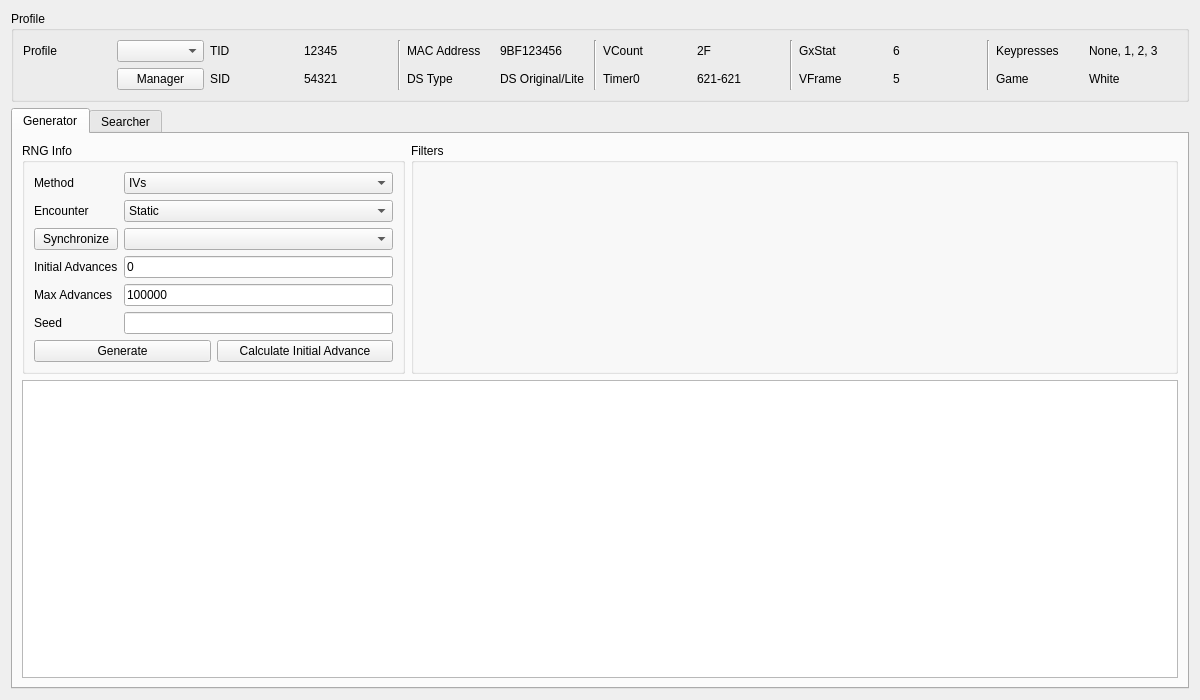
<?xml version="1.0" encoding="UTF-8"?>
<ui version="4.0">
 <class>Static5</class>
 <widget class="QWidget" name="Static5">
  <property name="geometry">
   <rect>
    <x>0</x>
    <y>0</y>
    <width>1200</width>
    <height>700</height>
   </rect>
  </property>
  <property name="windowTitle">
   <string>Gen 5 Static</string>
  </property>
  <layout class="QGridLayout" name="gridLayout_7">
   <item row="0" column="0">
    <widget class="QGroupBox" name="groupBoxProfile">
     <property name="title">
      <string>Profile</string>
     </property>
     <layout class="QGridLayout" name="gridLayout_5">
      <item row="0" column="0">
       <widget class="QLabel" name="labelProfile">
        <property name="text">
         <string>Profile</string>
        </property>
       </widget>
      </item>
      <item row="0" column="1">
       <widget class="QComboBox" name="comboBoxProfiles"/>
      </item>
      <item row="0" column="2">
       <widget class="QLabel" name="labelProfileTID">
        <property name="text">
         <string>TID</string>
        </property>
       </widget>
      </item>
      <item row="0" column="3">
       <widget class="QLabel" name="labelProfileTIDValue">
        <property name="text">
         <string notr="true">12345</string>
        </property>
       </widget>
      </item>
      <item row="0" column="4" rowspan="2">
       <widget class="Line" name="line_4">
        <property name="orientation">
         <enum>Qt::Vertical</enum>
        </property>
       </widget>
      </item>
      <item row="0" column="5">
       <widget class="QLabel" name="labelProfileMACAddress">
        <property name="text">
         <string>MAC Address</string>
        </property>
       </widget>
      </item>
      <item row="0" column="6">
       <widget class="QLabel" name="labelProfileMACAddressValue">
        <property name="text">
         <string notr="true">9BF123456</string>
        </property>
       </widget>
      </item>
      <item row="0" column="7" rowspan="2">
       <widget class="Line" name="line_3">
        <property name="orientation">
         <enum>Qt::Vertical</enum>
        </property>
       </widget>
      </item>
      <item row="0" column="8">
       <widget class="QLabel" name="labelProfileVCount">
        <property name="text">
         <string>VCount</string>
        </property>
       </widget>
      </item>
      <item row="0" column="9">
       <widget class="QLabel" name="labelProfileVCountValue">
        <property name="text">
         <string notr="true">2F</string>
        </property>
       </widget>
      </item>
      <item row="0" column="10" rowspan="2">
       <widget class="Line" name="line_2">
        <property name="orientation">
         <enum>Qt::Vertical</enum>
        </property>
       </widget>
      </item>
      <item row="0" column="11">
       <widget class="QLabel" name="labelProfileGxStat">
        <property name="text">
         <string>GxStat</string>
        </property>
       </widget>
      </item>
      <item row="0" column="12">
       <widget class="QLabel" name="labelProfileGxStatValue">
        <property name="text">
         <string notr="true">6</string>
        </property>
       </widget>
      </item>
      <item row="0" column="13" rowspan="2">
       <widget class="Line" name="line">
        <property name="orientation">
         <enum>Qt::Vertical</enum>
        </property>
       </widget>
      </item>
      <item row="0" column="14">
       <widget class="QLabel" name="labelProfileKeypresses">
        <property name="text">
         <string>Keypresses</string>
        </property>
       </widget>
      </item>
      <item row="0" column="15">
       <widget class="QLabel" name="labelProfileKeypressesValue">
        <property name="text">
         <string>None, 1, 2, 3</string>
        </property>
       </widget>
      </item>
      <item row="1" column="1">
       <widget class="QPushButton" name="pushButtonProfileManager">
        <property name="text">
         <string>Manager</string>
        </property>
       </widget>
      </item>
      <item row="1" column="2">
       <widget class="QLabel" name="labelProfileSID">
        <property name="text">
         <string>SID</string>
        </property>
       </widget>
      </item>
      <item row="1" column="3">
       <widget class="QLabel" name="labelProfileSIDValue">
        <property name="text">
         <string notr="true">54321</string>
        </property>
       </widget>
      </item>
      <item row="1" column="5">
       <widget class="QLabel" name="labelProfileDSType">
        <property name="text">
         <string>DS Type</string>
        </property>
       </widget>
      </item>
      <item row="1" column="6">
       <widget class="QLabel" name="labelProfileDSTypeValue">
        <property name="text">
         <string>DS Original/Lite</string>
        </property>
       </widget>
      </item>
      <item row="1" column="8">
       <widget class="QLabel" name="labelProfileTimer0">
        <property name="text">
         <string>Timer0</string>
        </property>
       </widget>
      </item>
      <item row="1" column="9">
       <widget class="QLabel" name="labelProfileTimer0Value">
        <property name="text">
         <string notr="true">621-621</string>
        </property>
       </widget>
      </item>
      <item row="1" column="11">
       <widget class="QLabel" name="labelProfileVFrame">
        <property name="text">
         <string>VFrame</string>
        </property>
       </widget>
      </item>
      <item row="1" column="12">
       <widget class="QLabel" name="labelProfileVFrameValue">
        <property name="text">
         <string notr="true">5</string>
        </property>
       </widget>
      </item>
      <item row="1" column="14">
       <widget class="QLabel" name="labelProfileGame">
        <property name="text">
         <string>Game</string>
        </property>
       </widget>
      </item>
      <item row="1" column="15">
       <widget class="QLabel" name="labelProfileGameValue">
        <property name="text">
         <string>White</string>
        </property>
       </widget>
      </item>
     </layout>
    </widget>
   </item>
   <item row="1" column="0">
    <widget class="QTabWidget" name="tabRNGSelector">
     <widget class="QWidget" name="tabStatic">
      <attribute name="title">
       <string>Generator</string>
      </attribute>
      <layout class="QGridLayout" name="gridLayout_8">
       <item row="0" column="0">
        <widget class="QGroupBox" name="groupBoxGeneratorRNGInfo">
         <property name="sizePolicy">
          <sizepolicy hsizetype="Preferred" vsizetype="Preferred">
           <horstretch>1</horstretch>
           <verstretch>0</verstretch>
          </sizepolicy>
         </property>
         <property name="title">
          <string>RNG Info</string>
         </property>
         <layout class="QGridLayout" name="gridLayout_6">
          <item row="2" column="0">
           <widget class="QPushButton" name="pushButtonGeneratorLead">
            <property name="text">
             <string>Synchronize</string>
            </property>
           </widget>
          </item>
          <item row="4" column="0">
           <widget class="QLabel" name="labelGeneratorMaxAdvances">
            <property name="text">
             <string>Max Advances</string>
            </property>
           </widget>
          </item>
          <item row="5" column="1">
           <widget class="TextBox" name="textBoxGeneratorSeed"/>
          </item>
          <item row="1" column="0">
           <widget class="QLabel" name="labelGeneratorEncounter">
            <property name="text">
             <string>Encounter</string>
            </property>
           </widget>
          </item>
          <item row="1" column="1">
           <widget class="ComboBox" name="comboBoxGeneratorEncounter">
            <item>
             <property name="text">
              <string>Static</string>
             </property>
            </item>
            <item>
             <property name="text">
              <string>Roamer</string>
             </property>
            </item>
           </widget>
          </item>
          <item row="5" column="0">
           <widget class="QLabel" name="labelGeneratorSeed">
            <property name="text">
             <string>Seed</string>
            </property>
           </widget>
          </item>
          <item row="2" column="1">
           <widget class="QComboBox" name="comboBoxGeneratorLead"/>
          </item>
          <item row="3" column="0">
           <widget class="QLabel" name="labelGeneratorInitialAdvances">
            <property name="text">
             <string>Initial Advances</string>
            </property>
           </widget>
          </item>
          <item row="3" column="1">
           <widget class="TextBox" name="textBoxGeneratorInitialAdvances">
            <property name="text">
             <string notr="true">0</string>
            </property>
           </widget>
          </item>
          <item row="4" column="1">
           <widget class="TextBox" name="textBoxGeneratorMaxAdvances">
            <property name="text">
             <string notr="true">100000</string>
            </property>
           </widget>
          </item>
          <item row="0" column="0">
           <widget class="QLabel" name="labelGeneratorMethod">
            <property name="text">
             <string>Method</string>
            </property>
           </widget>
          </item>
          <item row="0" column="1">
           <widget class="ComboBox" name="comboBoxGeneratorMethod">
            <item>
             <property name="text">
              <string>IVs</string>
             </property>
            </item>
            <item>
             <property name="text">
              <string>IVs C-Gear</string>
             </property>
            </item>
            <item>
             <property name="text">
              <string>PIDRNG</string>
             </property>
            </item>
           </widget>
          </item>
          <item row="6" column="0" colspan="2">
           <layout class="QHBoxLayout" name="horizontalLayout_2">
            <item>
             <widget class="QPushButton" name="pushButtonGenerate">
              <property name="enabled">
               <bool>true</bool>
              </property>
              <property name="text">
               <string>Generate</string>
              </property>
              <property name="checkable">
               <bool>false</bool>
              </property>
              <property name="autoDefault">
               <bool>false</bool>
              </property>
             </widget>
            </item>
            <item>
             <widget class="QPushButton" name="pushButtonCalculateInitialAdvances">
              <property name="text">
               <string>Calculate Initial Advance</string>
              </property>
             </widget>
            </item>
           </layout>
          </item>
         </layout>
        </widget>
       </item>
       <item row="0" column="1">
        <widget class="QGroupBox" name="groupBoxGeneratorFilters">
         <property name="sizePolicy">
          <sizepolicy hsizetype="Preferred" vsizetype="Preferred">
           <horstretch>2</horstretch>
           <verstretch>0</verstretch>
          </sizepolicy>
         </property>
         <property name="title">
          <string>Filters</string>
         </property>
         <layout class="QGridLayout" name="gridLayout">
          <item row="0" column="0" rowspan="2">
           <widget class="Filter" name="filterGenerator" native="true"/>
          </item>
         </layout>
        </widget>
       </item>
       <item row="1" column="0" colspan="2">
        <widget class="TableView" name="tableViewGenerator">
         <property name="contextMenuPolicy">
          <enum>Qt::CustomContextMenu</enum>
         </property>
         <attribute name="verticalHeaderVisible">
          <bool>false</bool>
         </attribute>
        </widget>
       </item>
      </layout>
     </widget>
     <widget class="QWidget" name="tabSpreadSearcher">
      <attribute name="title">
       <string>Searcher</string>
      </attribute>
      <layout class="QGridLayout" name="gridLayout_9">
       <item row="0" column="1">
        <widget class="QGroupBox" name="groupBoxSearcherFilters">
         <property name="sizePolicy">
          <sizepolicy hsizetype="Preferred" vsizetype="Preferred">
           <horstretch>2</horstretch>
           <verstretch>0</verstretch>
          </sizepolicy>
         </property>
         <property name="title">
          <string>Filters</string>
         </property>
         <layout class="QGridLayout" name="gridLayout_4">
          <item row="0" column="0" rowspan="2">
           <widget class="Filter" name="filterSearcher" native="true"/>
          </item>
         </layout>
        </widget>
       </item>
       <item row="2" column="0" colspan="2">
        <widget class="TableView" name="tableViewSearcher">
         <property name="contextMenuPolicy">
          <enum>Qt::CustomContextMenu</enum>
         </property>
         <property name="sortingEnabled">
          <bool>true</bool>
         </property>
         <attribute name="verticalHeaderVisible">
          <bool>false</bool>
         </attribute>
        </widget>
       </item>
       <item row="1" column="0" colspan="2">
        <widget class="QProgressBar" name="progressBar">
         <property name="value">
          <number>0</number>
         </property>
        </widget>
       </item>
       <item row="0" column="0">
        <widget class="QGroupBox" name="groupBoxSearcherRNGInfo">
         <property name="sizePolicy">
          <sizepolicy hsizetype="Preferred" vsizetype="Preferred">
           <horstretch>1</horstretch>
           <verstretch>0</verstretch>
          </sizepolicy>
         </property>
         <property name="title">
          <string>RNG Info</string>
         </property>
         <layout class="QGridLayout" name="gridLayout_2">
          <item row="2" column="1">
           <widget class="QLabel" name="labelSearcherLead">
            <property name="text">
             <string>Lead</string>
            </property>
           </widget>
          </item>
          <item row="3" column="1">
           <widget class="QLabel" name="labelSearcherStartDate">
            <property name="text">
             <string>Start Date</string>
            </property>
           </widget>
          </item>
          <item row="0" column="1">
           <widget class="QLabel" name="labelSearcherMethod">
            <property name="text">
             <string>Method</string>
            </property>
           </widget>
          </item>
          <item row="6" column="1" colspan="5">
           <layout class="QHBoxLayout" name="horizontalLayout">
            <item>
             <widget class="QPushButton" name="pushButtonSearch">
              <property name="enabled">
               <bool>true</bool>
              </property>
              <property name="text">
               <string>Search</string>
              </property>
              <property name="checkable">
               <bool>false</bool>
              </property>
              <property name="autoDefault">
               <bool>false</bool>
              </property>
             </widget>
            </item>
            <item>
             <widget class="QPushButton" name="pushButtonCancel">
              <property name="enabled">
               <bool>false</bool>
              </property>
              <property name="text">
               <string>Cancel</string>
              </property>
             </widget>
            </item>
           </layout>
          </item>
          <item row="5" column="1" colspan="5">
           <layout class="QGridLayout" name="gridLayout_3">
            <item row="0" column="0">
             <widget class="QLabel" name="labelSearcherMinAdvance">
              <property name="text">
               <string>Min Advance</string>
              </property>
             </widget>
            </item>
            <item row="0" column="3">
             <widget class="TextBox" name="textBoxSearcherMaxAdvances">
              <property name="text">
               <string notr="true">1000</string>
              </property>
             </widget>
            </item>
            <item row="0" column="2">
             <widget class="QLabel" name="labelSearcherMaxAdvance">
              <property name="text">
               <string>Max Advance</string>
              </property>
             </widget>
            </item>
            <item row="0" column="1">
             <widget class="TextBox" name="textBoxSearcherMinAdvances">
              <property name="text">
               <string notr="true">0</string>
              </property>
             </widget>
            </item>
           </layout>
          </item>
          <item row="1" column="1">
           <widget class="QLabel" name="labelSearcherEncounter">
            <property name="text">
             <string>Encounter</string>
            </property>
           </widget>
          </item>
          <item row="0" column="2" colspan="4">
           <widget class="ComboBox" name="comboBoxSearcherMethod">
            <item>
             <property name="text">
              <string>IVs</string>
             </property>
            </item>
            <item>
             <property name="text">
              <string>IVs C-Gear</string>
             </property>
            </item>
            <item>
             <property name="text">
              <string>PIDRNG</string>
             </property>
            </item>
           </widget>
          </item>
          <item row="1" column="2" colspan="4">
           <widget class="ComboBox" name="comboBoxSearcherEncounter">
            <item>
             <property name="text">
              <string>Static</string>
             </property>
            </item>
            <item>
             <property name="text">
              <string>Roamer</string>
             </property>
            </item>
           </widget>
          </item>
          <item row="2" column="2" colspan="4">
           <widget class="ComboBox" name="comboBoxSearcherLead">
            <item>
             <property name="text">
              <string>Any</string>
             </property>
            </item>
            <item>
             <property name="text">
              <string>Synchronize</string>
             </property>
            </item>
            <item>
             <property name="text">
              <string>Cute Charm</string>
             </property>
            </item>
            <item>
             <property name="text">
              <string>None</string>
             </property>
            </item>
           </widget>
          </item>
          <item row="4" column="1">
           <widget class="QLabel" name="labelSearcherEndDate">
            <property name="text">
             <string>End Date</string>
            </property>
           </widget>
          </item>
          <item row="3" column="2" colspan="4">
           <widget class="DateEdit" name="dateEditSearcherStartDate"/>
          </item>
          <item row="4" column="2" colspan="4">
           <widget class="DateEdit" name="dateEditSearcherEndDate"/>
          </item>
         </layout>
        </widget>
       </item>
      </layout>
     </widget>
    </widget>
   </item>
  </layout>
 </widget>
 <customwidgets>
  <customwidget>
   <class>TextBox</class>
   <extends>QLineEdit</extends>
   <header>Forms/Controls/TextBox.hpp</header>
  </customwidget>
  <customwidget>
   <class>TableView</class>
   <extends>QTableView</extends>
   <header>Forms/Controls/TableView.hpp</header>
  </customwidget>
  <customwidget>
   <class>Filter</class>
   <extends>QWidget</extends>
   <header>Forms/Controls/Filter.hpp</header>
   <container>1</container>
  </customwidget>
  <customwidget>
   <class>ComboBox</class>
   <extends>QComboBox</extends>
   <header>Forms/Controls/ComboBox.hpp</header>
  </customwidget>
  <customwidget>
   <class>DateEdit</class>
   <extends>QDateEdit</extends>
   <header>Forms/Controls/DateEdit.hpp</header>
  </customwidget>
 </customwidgets>
 <tabstops>
  <tabstop>comboBoxProfiles</tabstop>
  <tabstop>pushButtonProfileManager</tabstop>
  <tabstop>tabRNGSelector</tabstop>
  <tabstop>comboBoxGeneratorMethod</tabstop>
  <tabstop>pushButtonGeneratorLead</tabstop>
  <tabstop>comboBoxGeneratorLead</tabstop>
  <tabstop>textBoxGeneratorInitialAdvances</tabstop>
  <tabstop>textBoxGeneratorMaxAdvances</tabstop>
  <tabstop>textBoxGeneratorSeed</tabstop>
  <tabstop>tableViewGenerator</tabstop>
  <tabstop>textBoxSearcherMinAdvances</tabstop>
  <tabstop>textBoxSearcherMaxAdvances</tabstop>
  <tabstop>pushButtonSearch</tabstop>
  <tabstop>pushButtonCancel</tabstop>
  <tabstop>tableViewSearcher</tabstop>
 </tabstops>
 <resources/>
 <connections/>
</ui>
